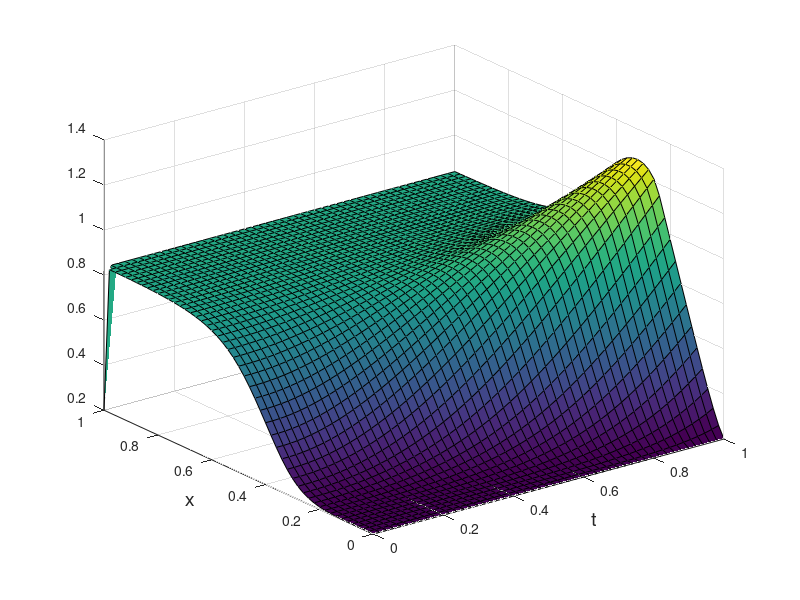

The MATLAB script that drew this image:
function  U = calcU()

    function W = W(t)
        t0 = 0.5;
        Q = 10;
        if (0<=t && t < 0.5*t0)
            W = 2*Q*t;
        else
            if (t >=t0)
                W = 0;
            else
                W=2*Q*(t0-t);
            end
        end
    end

    function K = K(u)
        a = 0.5;
        b = 2;
        sigma = 1.25;
    
        K = a + b * u ^ sigma;
    end

    l = 1;
    den = 1;
    c = 2;
    u0 = 0.2;
    T = 1.0;
    
    M = 50;
    N = 50;
    I = 10; 
    
    h = l / N;
    tau = T / M;
    
    
    x = 0 : h : l;
    t = 0 : tau : T;

    U = zeros(M + 1, N + 1);

    U(1, :) = u0;
    
    coef = tau / (den*c*h^2);
    for i = 2 : M + 1
        U(i, :) = U(i - 1, :);
    
        for k = 1 : I
            A = zeros(N + 1, N + 1);
            F = zeros(N + 1, 1);
    
            A(1, 1) = -1;
            A(1, 2) = 1;
            Kp = ( K(U(i, 1)) + K(U(i, 2)) ) / 2;
            F(1) = 0;
            for j = 2 : N
                Km = ( K(U(i, j - 1)) + K(U(i, j)) ) / 2;
                Kp = ( K(U(i, j)) + K(U(i, j + 1)) ) / 2;
                
                A(j, j - 1) = -Km * coef;
                A(j, j)     = ((Km + Kp) * coef + 1);
                A(j, j + 1) = -Kp * coef;
            
                F(j) = U(i - 1, j);
            end

            A(N+1, N) = -1;
            A(N+1, N+1) = 1;
            F(N+1) = W(t(i)) * h / Kp;           

            U(i, :) = A \ F;
            U(N+1)=u0;
        end
    end
    
    [max_t, max_j] = max(U(:,ceil(N/2)));    
    fprintf( 'Max temperature: %6.6f\n', max_t);
    fprintf( '           Time: %6.6f\n', (max_j-1)*tau);
    surf(x, t, U);
    ylabel('x', 'FontSize', 14);
    xlabel('t', 'FontSize', 14);  
    
end
